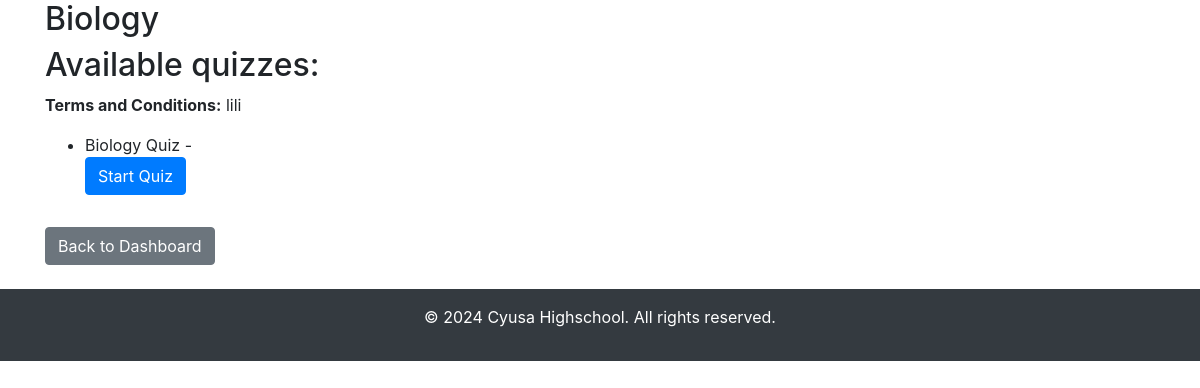
The page /student/module/1 (signed in) on the database as committed earlier.
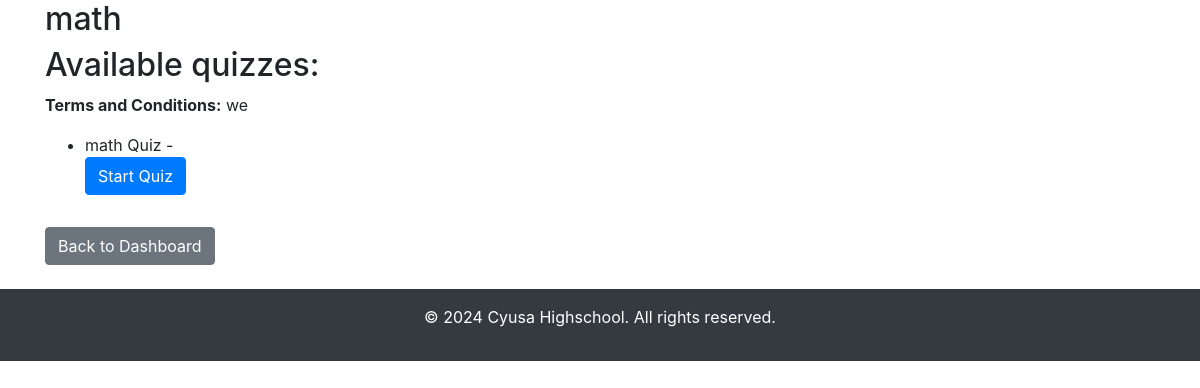
The same page on the database as committed later.
### app.py (models this page shows)
class Module(db.Model):
    id = db.Column(db.Integer, primary_key=True)
    title = db.Column(db.String(100), nullable=False)
    terms_conditions = db.Column(db.Text, nullable=False)
    quizzes = db.relationship('Quiz', backref='module', lazy=True, cascade="all, delete-orphan")

class Quiz(db.Model):
    id = db.Column(db.Integer, primary_key=True)
    title = db.Column(db.String(100), nullable=False)
    time_limit = db.Column(db.Integer, default=300)  # In seconds (5 minutes by default)
    questions = db.relationship('Question', backref='quiz', lazy=True, cascade= "all, delete-orphan")
    module_id = db.Column(db.Integer, db.ForeignKey('module.id'), nullable=False)

### app.py (the view, shortened to what this page needs)
@app.route('/student/module/<int:module_id>', methods=['GET', 'POST'])
@login_required
def view_module(module_id):
    if current_user.role != 'student':
        return redirect(url_for('teacher_dashboard'))
    module = Module.query.get(module_id)
    quizzes = module.quizzes
    print(f"Quizzes found: {quizzes}")  # Debugging
    if not quizzes or len(quizzes) == 0:
        flash("No quiz is available for this module yet. Please check back later.", "info")
        return render_template('student_module_view.html', module=module, quizzes=[])
    return render_template('student_module_view.html', module=module, quizzes=quizzes)

### app.py (called while the page is built)
@login_manager.user_loader
def load_user(user_id):
    return User.query.get(int(user_id))

### templates/student_module_view.html (shortened to what this page needs)
<!DOCTYPE html>
<html lang="en">
<head>
    <link rel="stylesheet" href="https://stackpath.bootstrapcdn.com/bootstrap/4.5.2/css/bootstrap.min.css">
</head>
<body>
    <div class="container">
        <h2>{{ module.title }}</h2>
        {% if quizzes %}
        <h2>Available quizzes:</h2>
        <p><strong>Terms and Conditions:</strong> {{ module.terms_conditions }}</p>
        <ul>
            {% for quiz in quizzes %}
                <li>{{ quiz.title }} -
                    <form action="{{ url_for('start_quiz', quiz_id=quiz.id) }}" method="POST">
                        <button type="submit" class="btn btn-primary">Start Quiz</button>
                    </form>
                </li>
            {% endfor %}
        </ul>
        {% else %}
        <p>No quiz is available for this module yet. Please check back later.</p>
        {% endif %}
        <a href="{{ url_for('student_dashboard_view') }}" class="btn btn-secondary mt-3">Back to Dashboard</a>
    </div>
    <footer class="bg-dark text-white text-center py-3 mt-4">
        <p>© 2024 Cyusa Highschool. All rights reserved.</p>
    </footer>
</body>
</html>

Rows that differ between the two databases and show on the page:
changed Module: title "Biology" → "math"; terms_conditions "lili" → "we"
changed Quiz: title "Biology Quiz" → "math Quiz"
